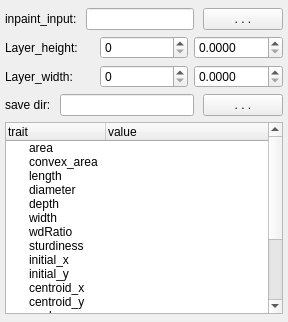
       <widget class="QWidget" name="tab1_macroAnalysis">
        <attribute name="title">
         <string>宏观根系表型分析</string>
        </attribute>
        <layout class="QVBoxLayout" name="vl_macroAnalysis">
         <property name="leftMargin">
          <number>5</number>
         </property>
         <property name="topMargin">
          <number>8</number>
         </property>
         <property name="rightMargin">
          <number>5</number>
         </property>
         <property name="bottomMargin">
          <number>8</number>
         </property>
         <item>
          <layout class="QHBoxLayout" name="hl_calcuInputDir">
           <property name="spacing">
            <number>9</number>
           </property>
           <item>
            <widget class="QLabel" name="lbl_calcuInput">
             <property name="text">
              <string>inpaint_input:</string>
             </property>
            </widget>
           </item>
           <item>
            <widget class="QLineEdit" name="txt_calcuInputDir"/>
           </item>
           <item>
            <widget class="QPushButton" name="btn_calcuInputDir">
             <property name="sizePolicy">
              <sizepolicy hsizetype="Minimum" vsizetype="Fixed">
               <horstretch>0</horstretch>
               <verstretch>0</verstretch>
              </sizepolicy>
             </property>
             <property name="text">
              <string> . . . </string>
             </property>
            </widget>
           </item>
          </layout>
         </item>
         <item>
          <layout class="QGridLayout" name="gl_layerSize">
           <item row="0" column="0">
            <widget class="QLabel" name="lbl_layerHeight">
             <property name="text">
              <string>Layer_height:</string>
             </property>
            </widget>
           </item>
           <item row="0" column="1">
            <widget class="QSpinBox" name="spin_layerHeight">
             <property name="maximum">
              <number>999999999</number>
             </property>
            </widget>
           </item>
           <item row="0" column="2">
            <widget class="QDoubleSpinBox" name="dspin_layerHeight">
             <property name="decimals">
              <number>4</number>
             </property>
             <property name="maximum">
              <double>1.000000000000000</double>
             </property>
             <property name="singleStep">
              <double>0.100000000000000</double>
             </property>
            </widget>
           </item>
           <item row="1" column="1">
            <widget class="QSpinBox" name="spin_layerWidth">
             <property name="maximum">
              <number>999999999</number>
             </property>
            </widget>
           </item>
           <item row="1" column="0">
            <widget class="QLabel" name="lbl_layerWidth">
             <property name="text">
              <string>Layer_width:</string>
             </property>
            </widget>
           </item>
           <item row="1" column="2">
            <widget class="QDoubleSpinBox" name="dspin_layerWidth">
             <property name="decimals">
              <number>4</number>
             </property>
             <property name="maximum">
              <double>1.000000000000000</double>
             </property>
             <property name="singleStep">
              <double>0.100000000000000</double>
             </property>
            </widget>
           </item>
          </layout>
         </item>
         <item>
          <layout class="QHBoxLayout" name="hl_calcuSave">
           <property name="spacing">
            <number>9</number>
           </property>
           <item>
            <widget class="QLabel" name="lbl_calcuSave">
             <property name="text">
              <string>save dir:</string>
             </property>
            </widget>
           </item>
           <item>
            <widget class="QLineEdit" name="txt_calcuSaveDir"/>
           </item>
           <item>
            <widget class="QPushButton" name="btn_calcuSaveDir">
             <property name="sizePolicy">
              <sizepolicy hsizetype="Minimum" vsizetype="Fixed">
               <horstretch>0</horstretch>
               <verstretch>0</verstretch>
              </sizepolicy>
             </property>
             <property name="text">
              <string> . . . </string>
             </property>
            </widget>
           </item>
          </layout>
         </item>
         <item>
          <widget class="QTreeWidget" name="trw_trait">
           <property name="sizePolicy">
            <sizepolicy hsizetype="Expanding" vsizetype="MinimumExpanding">
             <horstretch>0</horstretch>
             <verstretch>0</verstretch>
            </sizepolicy>
           </property>
           <property name="selectionMode">
            <enum>QAbstractItemView::ExtendedSelection</enum>
           </property>
           <column>
            <property name="text">
             <string>trait</string>
            </property>
           </column>
           <column>
            <property name="text">
             <string>value</string>
            </property>
           </column>
           <item>
            <property name="text">
             <string>area</string>
            </property>
           </item>
           <item>
            <property name="text">
             <string>convex_area</string>
            </property>
           </item>
           <item>
            <property name="text">
             <string>length</string>
            </property>
           </item>
           <item>
            <property name="text">
             <string>diameter</string>
            </property>
           </item>
           <item>
            <property name="text">
             <string>depth</string>
            </property>
           </item>
           <item>
            <property name="text">
             <string>width</string>
            </property>
           </item>
           <item>
            <property name="text">
             <string>wdRatio</string>
            </property>
           </item>
           <item>
            <property name="text">
             <string>sturdiness</string>
            </property>
           </item>
           <item>
            <property name="text">
             <string>initial_x</string>
            </property>
           </item>
           <item>
            <property name="text">
             <string>initial_y</string>
            </property>
           </item>
           <item>
            <property name="text">
             <string>centroid_x</string>
            </property>
           </item>
           <item>
            <property name="text">
             <string>centroid_y</string>
            </property>
           </item>
           <item>
            <property name="text">
             <string>angle_apex_left</string>
            </property>
           </item>
           <item>
            <property name="text">
             <string>angle_apex_right</string>
            </property>
           </item>
           <item>
            <property name="text">
             <string>angle_apex_all</string>
            </property>
           </item>
           <item>
            <property name="text">
             <string>angle_entire_left</string>
            </property>
           </item>
           <item>
            <property name="text">
             <string>angle_entire_right</string>
            </property>
           </item>
           <item>
            <property name="text">
             <string>angle_entire_all</string>
            </property>
           </item>
           <item>
            <property name="text">
             <string>layer_mass</string>
            </property>
            <property name="text">
             <string/>
            </property>
            <item>
             <property name="text">
              <string>Area</string>
             </property>
            </item>
            <item>
             <property name="text">
              <string>Length</string>
             </property>
            </item>
            <item>
             <property name="text">
              <string>Convex_hull</string>
             </property>
            </item>
            <item>
             <property name="text">
              <string>A/C</string>
             </property>
            </item>
            <item>
             <property name="text">
              <string>A/L</string>
             </property>
            </item>
            <item>
             <property name="text">
              <string>L/C</string>
             </property>
            </item>
           </item>
          </widget>
         </item>
        </layout>
       </widget>
